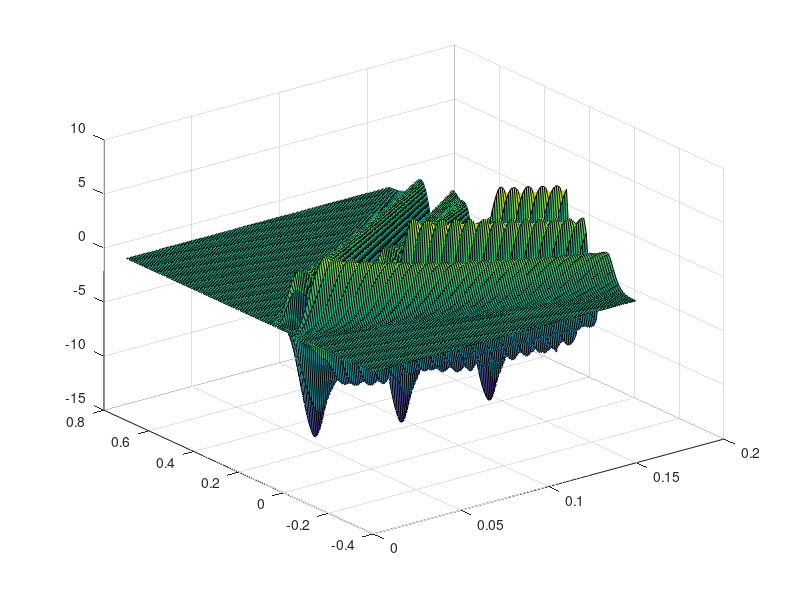
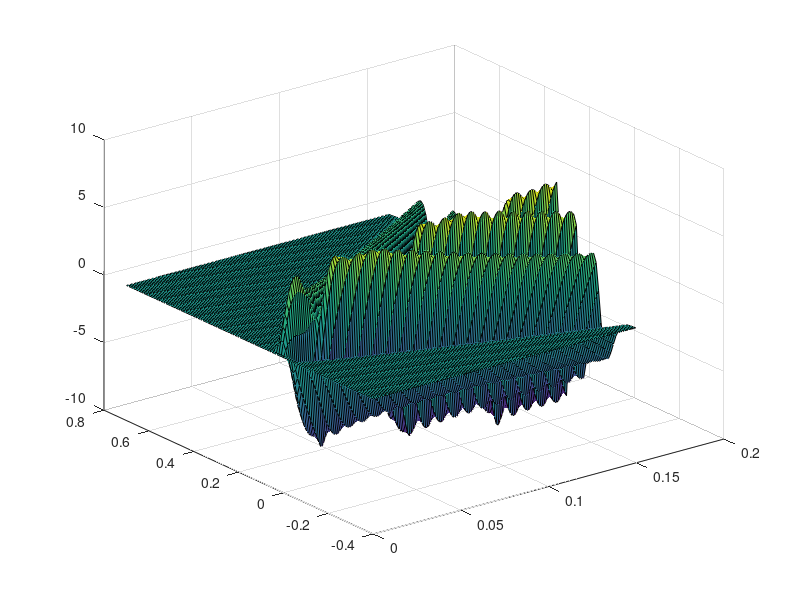

Write MATLAB code to recreate these figures, in order.
%% SF2520 CE4, David Ahnlund, Emil Gestsson
clc, clear variables;

Fr = 0.35;
alpha = 1/Fr;
N = 100;
L0 = -0.4;
L1 = 0.7;
T = 0.15;

lambda = 0.1;

f = @(x,t) (sin(20*pi*x).*(abs(x) < 1/20))' * (sin(40*pi*t + pi/6)>0.5);


A= [1, alpha; alpha, 1];

F = @(x,t) [0;f(x,t)];
    
dx = abs(L0-L1)/N;
dt = lambda*dx;
t = 0:dt:T;
x = L0:dx:L1;

%% Upwind

[S, L] = eig(A); Lp = L.* (L>0); Lm = L.*(L<0);

Am = S*(S\Lm)'; Ap = S*(S\Lp)';

v = zeros(2,length(x), length(t));

for n = 2:length(t)-1
    for i = 2:length(x)-1
        
        if i == 2
            v(:,i-1,n) = 2*v(:,i,n)-v(:,i+1,n);
        end

        v(:,i,n+1) = v(:,i,n) - lambda*Ap*(v(:,i,n)-v(:,i-1,n)) - lambda*Am*(v(:,i+1,n)-v(:,i,n)) + F(x(i),t(n));
        
        if i == length(x)-1
            v(:,i+1,n) = 2*v(:,i,n)-v(:,i-1,n);
        end

    end
end

%% Laxen

[S, L] = eig(A); Lp = L.* (L>0); Lm = L.*(L<0);

Am = S*(S\Lm)'; Ap = S*(S\Lp)';

v = zeros(2,length(x), length(t));

for n = 2:length(t)-1
    for i = 2:length(x)-1
        
        if i == 2
            v(:,i-1,n) = 2*v(:,i,n)-v(:,i+1,n);
        end
        
        F_tilde = (F(x(i), t(n)) + F(x(i), t(n+1)))/2 - lambda/4 * A * (F(x(i+1), t(n)) - F(x(i-1), t(n)));
        v(:,i,n+1) = v(:,i,n) - lambda/2*A*(v(:,i+1,n)-v(:,i-1,n)) + lambda^2/2*A^2*(v(:,i+1,n)-2*v(:,i,n)+v(:,i-1,n)) + F_tilde;
        
        if i == length(x)-1
            v(:,i+1,n) = 2*v(:,i,n)-v(:,i-1,n);
        end

    end
end

%%

u1 = reshape(v(1,:,:), length(x), length(t));
u2 = reshape(v(2,:,:), length(x), length(t));
surf(t,x, u1)
figure
surf(t,x, u2)
